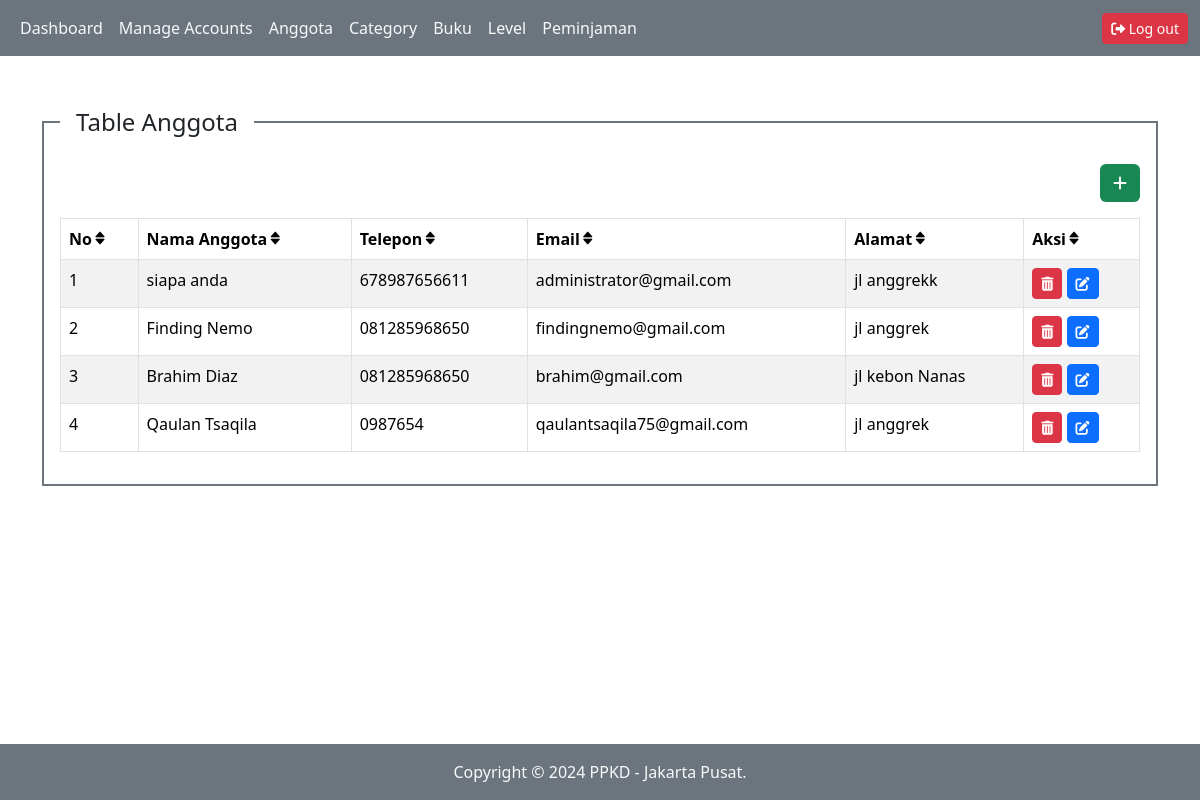
The page /index.php?pg=anggota (signed in) on the database its author committed.
### tables this page shows
CREATE TABLE `anggota` (
  `id` int(11) NOT NULL,
  `nama_anggota` varchar(50) NOT NULL,
  `telepon` varchar(16) NOT NULL,
  `email` varchar(50) NOT NULL,
  `alamat` text NOT NULL
);

### content/anggota.php (the view)
<?php
  $anggota = mysqli_query($koneksi, "SELECT * FROM anggota ORDER BY id DESC");
?>
<div class="mt-5 container">
    <div class="row">
      <div class="col-sm-12">
        <fieldset class="border border-secondary border-2 p-3">
          <legend class="float-none w-auto px-3">Table Anggota</legend>
          <div align="right">
            <a href="?pg=tambah-anggota" type="button" class="btn text-light bg-success"><i class="fa-solid fa-plus"></i></a>
          </div>
          <div class="table-responsive">
            <table class="table table-bordered table-striped table-hover mt-3">
              <thead>
                <tr>
                  <th scope="col">No<i class="bx bxs-sort-alt"></th>
                  <th scope="col">Nama Anggota<i class="bx bxs-sort-alt"></th>
                  <th scope="col">Telepon<i class="bx bxs-sort-alt"></th>
                  <th scope="col">Email<i class="bx bxs-sort-alt"></th>
                  <th scope="col">Alamat<i class="bx bxs-sort-alt"></th>
                  <th scope="col">Aksi<i class="bx bxs-sort-alt"></th>
                </tr>
              </thead>
              <tbody>
                <?php
                $no = 1;
                while ($row = mysqli_fetch_assoc($anggota)):
                ?>
                <tr>
                  <td><?php echo $no++ ?></td>
                  <td><?php echo $row['nama_anggota'] ?></td>
                  <td><?php echo $row['telepon'] ?></td>
                  <td><?php echo $row['email'] ?></td>
                  <td><?php echo $row['alamat'] ?></td>
                  <td>
                    <a onclick="return confirm('Apakah Anda yakin akan menghapus data ini???')" href="?pg=tambah-user&delete=<?php echo $row['id'] ?>" class="btn btn-danger btn-sm">
                      <i class="fas fa-trash-alt"></i>
                    </a>
                    <a href="?pg=tambah-anggota&edit=<?php echo $row['id'] ?>" class="btn btn-primary btn-sm">
                      <i class="fas fa-edit"></i>
                    </a>
                  </td>
                </tr>
                <?php endwhile ?>
              </tbody>
            </table>
          </div>
        </fieldset>
      </div>
    </div>
  </div>

### index.php (shortened to what this page needs)
<!DOCTYPE html>
<html lang="en">
<head>
    <link rel="stylesheet" href="bootstrap-5.3.3/dist/css//bootstrap.min.css">
    <link rel="stylesheet" href="https://cdnjs.cloudflare.com/ajax/libs/font-awesome/6.0.0-beta3/css/all.min.css">
    <link rel='stylesheet' href='https://unpkg.com/boxicons@2.1.1/css/boxicons.min.css'>
</head>
<body>
    <?php include 'layout/navbar.php'; ?>
    <div class="content">
        <?php
        if (isset($_GET['pg'])) {
            if (file_exists('content/' . $_GET['pg'] . '.php')) {
                include 'content/' . $_GET['pg'] . '.php';
            }
        } else {
            include 'content/dashboard.php';
        }
        ?>
    </div>
    <?php include 'layout/footer.php'; ?>
</body>
</html>

### layout/navbar.php (shortened to what this page needs)
<!DOCTYPE html>
<html lang="en">
<head>
</head>
<body>
  <nav class="navbar navbar-expand-lg mb-5 bg-secondary" style="background-color: #bee1fa;">
    <div class="container-fluid">
      <div class="collapse navbar-collapse" id="navbarNavAltMarkup">
        <div class="navbar-nav">
          <a class="nav-link text-light" href="index.php">Dashboard</a>
          <a class="nav-link text-light" href="?pg=user">Manage Accounts</a>
          <a class="nav-link text-light" href="?pg=anggota">Anggota</a>
          <a class="nav-link text-light" href="?pg=kategori">Category</a>
          <a class="nav-link text-light" href="?pg=buku">Buku</a>
          <a class="nav-link text-light" href="?pg=level">Level</a>
          <a class="nav-link text-light" href="?pg=peminjaman">Peminjaman</a>
        </div>
        <a href="logout.php" class="btn btn-danger btn-sm ms-auto"><i class="fa-solid fa-right-from-bracket"></i> Log out</a>
      </div>
    </div>
  </nav>
</body>
</html>

### layout/footer.php (shortened to what this page needs)
<!DOCTYPE html>
<html lang="en">
<head>
</head>
<body>
  <footer class="fixed-bottom bg-secondary">
    <p class="text-center pt-3 px-4 text-light">Copyright &copy 2024 PPKD - Jakarta Pusat.</p>
  </footer>
</body>
</html>

### rows shown on the page
anggota: nama_anggota "siapa anda", telepon "678987656611", email "administrator@gmail.com", alamat "jl anggrekk"
anggota: nama_anggota "Finding Nemo", telepon "081285968650", email "findingnemo@gmail.com", alamat "jl anggrek"
anggota: nama_anggota "Brahim Diaz", telepon "081285968650", email "brahim@gmail.com", alamat "jl kebon Nanas"
anggota: nama_anggota "Qaulan Tsaqila", telepon "0987654", email "qaulantsaqila75@gmail.com", alamat "jl anggrek"
